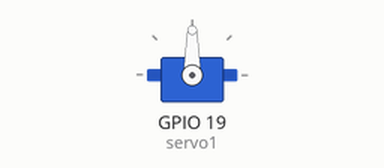
A sketch run on a simulated ESP32. Parts: servo.

Above: at 0.3 s.
At 2.3 s:
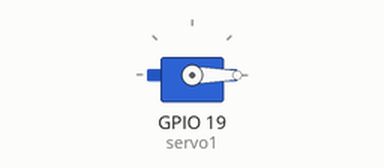
At 4.3 s:
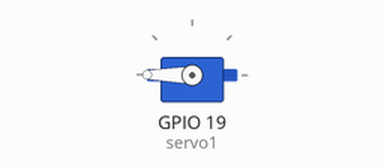
Timing chart, 0 to 5.8 s (numbered marks = the images above):
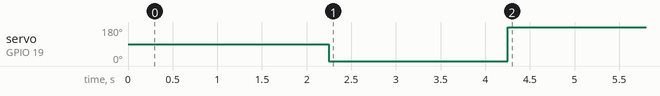

Measured:
- by itself, servo on GPIO 19 (servo1): 90° → 0° at 2.2 s, → 180° 2.0 s later

The sketch:

complete.ino
```cpp
#include <ESP32Servo.h>
Servo servo1;

void setup() {
  delay(250);          // small delay for proper power up

  servo1.attach(19);   // configure the data pin 19

  delay(2000);         // wait for liftoff
  servo1.write(0);     // move the motor

  delay(2000);         // wait for a moment
  servo1.write(180);   // reset for next swing
}

void loop() {}
```
